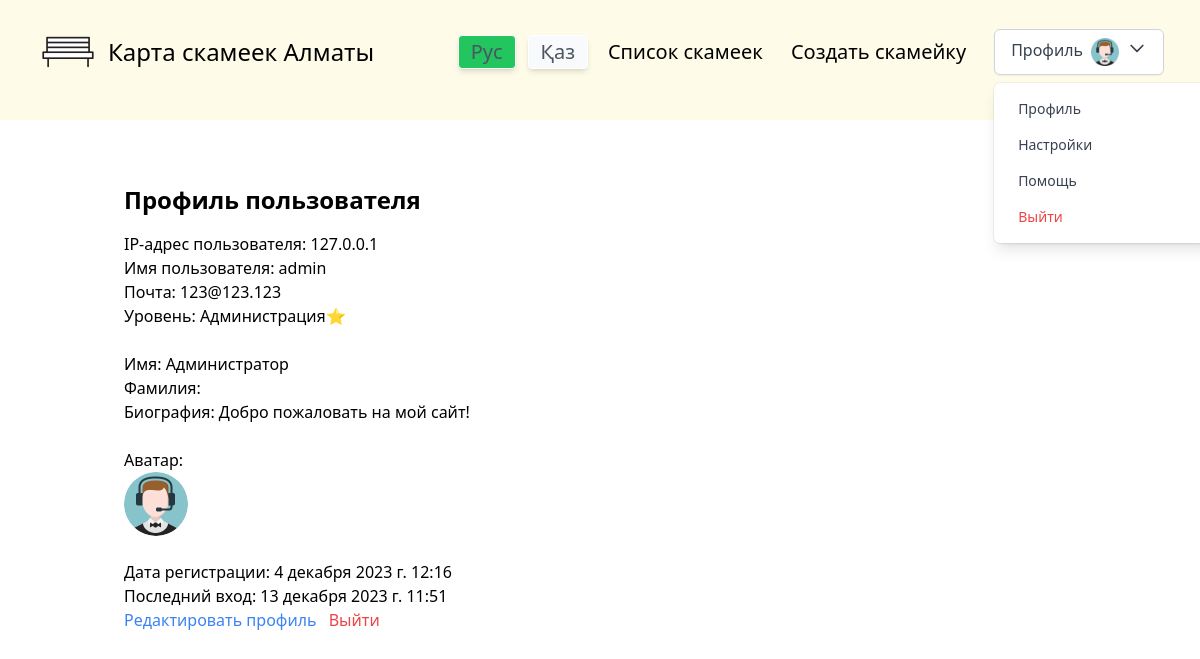
The page /profile/ (signed in) on the database as committed earlier.
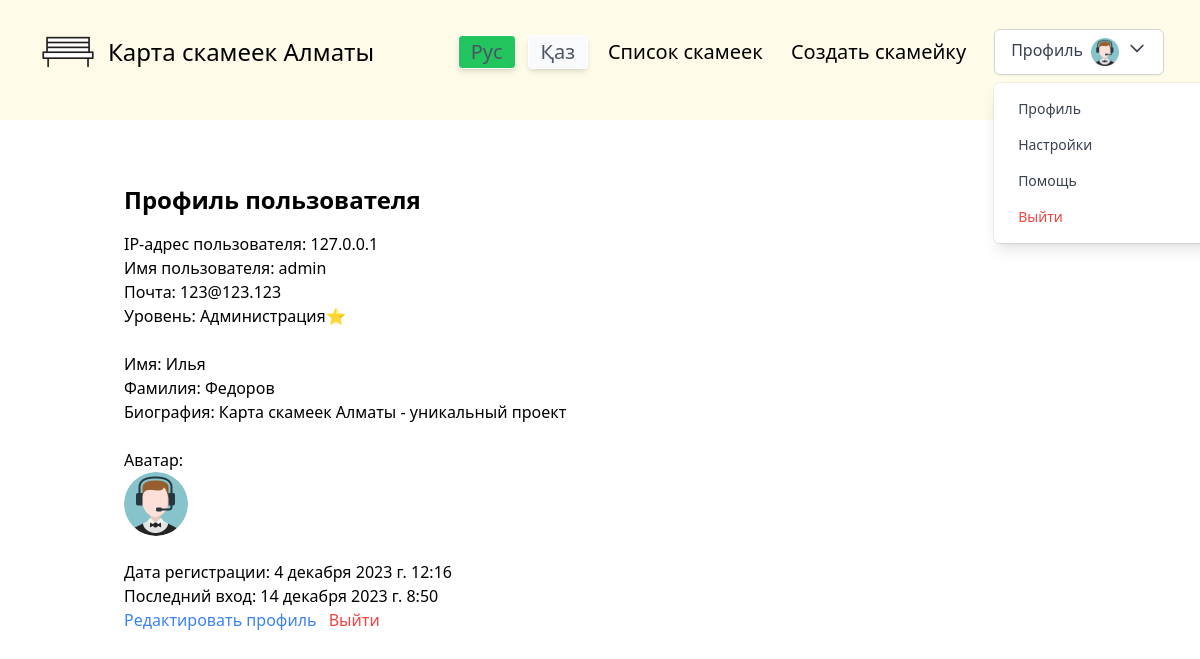
The same page on the database as committed later.
### userSystem/models.py (models this page shows, shortened)
class Profile(models.Model):
    LEVEL_CHOICES = [
        (0, 'Пользователь'),
        (1, 'Активный пользователь'),
        (2, 'Эксперт'),
        (3, 'Лидер'),
        (4, 'Администрация⭐'),
    ]
    user = models.OneToOneField(CustomUser, on_delete=models.CASCADE)
    name = models.CharField(max_length=50, blank=True, default='')
    surname = models.CharField(max_length=50, blank=True, default='')
    bio = models.TextField(blank=True)
    avatar = models.ImageField(default='default.png', upload_to='user_avatars/', blank=True, null=True)
    level = models.IntegerField(default=0, choices=LEVEL_CHOICES)
    def get_avatar_url(self):
        if self.avatar:
            return self.avatar.url
        return '/media/default.png'

class CustomUser(AbstractUser):
    email = models.EmailField(unique=True)
    USERNAME_FIELD = 'username'  # или любое другое поле, которое вы хотите использовать для входа
    pass

### userSystem/views.py (the view)
# urls.py: path('profile/', user_views.view_profile, name='view_profile'),
@login_required
def view_profile(request):
    user_ip = request.META.get('REMOTE_ADDR', None)
    try:
        profile = Profile.objects.get(user=request.user)
    except Profile.DoesNotExist:
        profile = Profile(user=request.user)
        profile.save()
    return render(request, 'userSystem/view_profile.html', {'profile': profile, 'user_ip': user_ip})

### userSystem/templates/userSystem/view_profile.html (shortened to what this page needs)
{% extends "mySite/base.html" %}
{% block content %}
<div class="container mx-auto p-4 pt-12">
    <h1 class="text-2xl font-bold mb-4">Профиль пользователя</h1>
    {% if user == request.user or profile.visibility == 'public' %}
        <p>IP-адрес пользователя: {{ user_ip }}</p>
        <p>Имя пользователя: {{ user.username }}</p>
        <p>Почта: {{ user.email }}</p>
        <p>Уровень: {{ profile.get_level_display }}</p>
        <br>
        <p>Имя: {{ profile.name }}</p>
        <p>Фамилия: {{ profile.surname }}</p>
        <p>Биография: {{ profile.bio }}</p>
        <br>
        <p>Аватар:</strong></p>
        <img class="w-16 h-16 rounded-full" src="{{ profile.get_avatar_url }}" alt="Аватар пользователя">
        <br>
        <p>Дата регистрации: {{ user.date_joined }}</p>
        <p>Последний вход: {{ user.last_login }}</p>
    {% else %}
        <p>Этот профиль приватный, и доступ к нему ограничен.</p>
    {% endif %}
    {% if user == request.user %}
        <a href="{% url 'edit_profile' %}" class="text-blue-500 hover:underline">Редактировать профиль</a>
        <a href="{% url 'logout' %}" class="text-red-500 hover:underline ml-2">Выйти</a>
    {% endif %}
</div>
{% endblock %}

### mySite/templates/mySite/header.html (shortened to what the changed rows need)
{% load static %}
{% load static tailwind_tags %}
{% load i18n %}
<header class="leading-normal tracking-normal z-999 bg">
    <nav class="bg-yellow-50 flex items-center justify-between flex-wrap bg-grey-darkest p-9 fixed w-full z-10 pin-t -mt-28">
                <div class="">
                    <div x-data="{ open: false }" class="relative inline-block text-left">
                      <button @click="open = !open" class="inline-flex justify-center w-full px-4 py-2 font-medium text-gray-700 bg-white border border-gray-300 rounded-md shadow-sm focus:outline-none focus:ring-2 focus:ring-offset-gray-100 focus:ring-blue-500">
                        {% trans 'Профиль' %}
                        {% if user.is_authenticated %}
                          <img class="h-7 w-7 ml-2 rounded-xl" src="{{ profile.get_avatar_url }}" alt="avatar">
                        {% endif %}
                        <svg class="h-5 w-5 ml-2" fill="none" stroke="currentColor" viewBox="0 0 24 24" xmlns="http://www.w3.org/2000/svg">
                          <path stroke-linecap="round" stroke-linejoin="round" stroke-width="2" d="M19 9l-7 7-7-7"></path>
                        </svg>
                      </button>
                    </div>
                </div>
    </nav>
</header>

Rows that differ between the two databases and show on the page:
changed Profile "Администрация⭐": name "Администратор" → "Илья"; surname (not shown) → "Федоров"; bio "Добро пожаловать на мой сайт!" → "Карта скамеек Алматы - уникальный проект"
changed CustomUser "admin": last_login "13 декабря 2023 г. 11:51" → "14 декабря 2023 г. 8:50"
